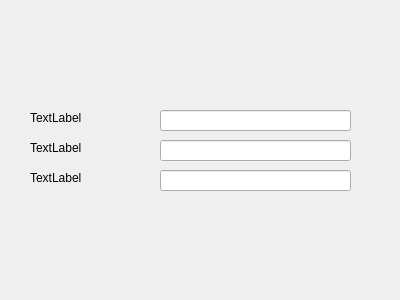
<?xml version="1.0" encoding="UTF-8"?>
<ui version="4.0">
 <class>Dialog</class>
 <widget class="QDialog" name="Dialog">
  <property name="geometry">
   <rect>
    <x>0</x>
    <y>0</y>
    <width>400</width>
    <height>300</height>
   </rect>
  </property>
  <property name="windowTitle">
   <string>Dialog</string>
  </property>
  <widget class="QLineEdit" name="lineEdit">
   <property name="geometry">
    <rect>
     <x>160</x>
     <y>110</y>
     <width>191</width>
     <height>21</height>
    </rect>
   </property>
  </widget>
  <widget class="QLineEdit" name="lineEdit_2">
   <property name="geometry">
    <rect>
     <x>160</x>
     <y>140</y>
     <width>191</width>
     <height>21</height>
    </rect>
   </property>
  </widget>
  <widget class="QLineEdit" name="lineEdit_3">
   <property name="geometry">
    <rect>
     <x>160</x>
     <y>170</y>
     <width>191</width>
     <height>21</height>
    </rect>
   </property>
  </widget>
  <widget class="QLabel" name="label">
   <property name="geometry">
    <rect>
     <x>30</x>
     <y>110</y>
     <width>72</width>
     <height>15</height>
    </rect>
   </property>
   <property name="text">
    <string>TextLabel</string>
   </property>
  </widget>
  <widget class="QLabel" name="label_2">
   <property name="geometry">
    <rect>
     <x>30</x>
     <y>140</y>
     <width>72</width>
     <height>15</height>
    </rect>
   </property>
   <property name="text">
    <string>TextLabel</string>
   </property>
  </widget>
  <widget class="QLabel" name="label_3">
   <property name="geometry">
    <rect>
     <x>30</x>
     <y>170</y>
     <width>72</width>
     <height>15</height>
    </rect>
   </property>
   <property name="text">
    <string>TextLabel</string>
   </property>
  </widget>
 </widget>
 <resources/>
 <connections/>
</ui>
